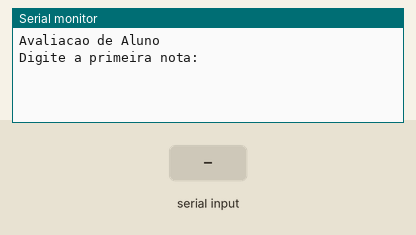
Recording of a sketch running on a simulated Arduino Uno, built with avr-gcc and run on an emulated ATmega328P. On the bench: the last lines printed to the serial monitor. The test bench sets the inputs (shaded band).

Above: at 1.2 s.
1.3 s: "90,45,200\n" received over Serial
At 1.8 s:
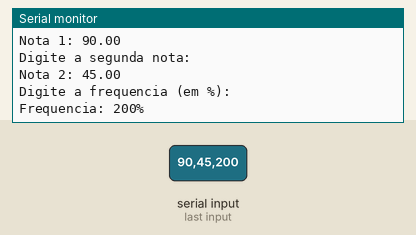
2.8 s: "30,150,10\n" received over Serial
At 6.7 s:
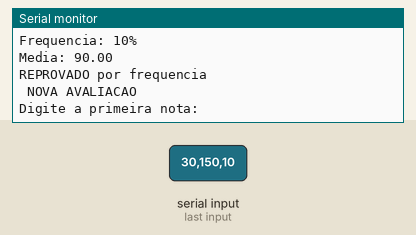
Timing chart, 0 to 8.2 s (numbered marks = the images above; inputs shaded):
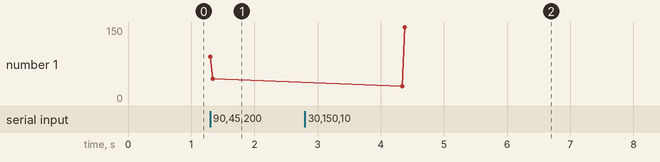

Measured:
- after the input at 1.3 s, the serial monitor: prints a new line at once (image 1)
- after the input at 2.8 s, the serial monitor: prints a new line after 1.5 s (image 2)

The sketch:

m_dia_e_frequencia_do_aluno1.ino
```cpp
float nota1, nota2, media;
int frequencia;

void setup() {
  Serial.begin(9600);
  Serial.println("Avaliacao de Aluno");
  Serial.println("Digite a primeira nota:");
}

void loop() {
  if (Serial.available()) {

    nota1 = Serial.parseFloat();
    Serial.print("Nota 1: ");
    Serial.println(nota1);

    Serial.println("Digite a segunda nota:");
    while (Serial.available() == 0) {}
    nota2 = Serial.parseFloat();
    Serial.print("Nota 2: ");
    Serial.println(nota2);


    media = (nota1 + nota2) / 2;


    Serial.println("Digite a frequencia (em %):");
    while (Serial.available() == 0) {}
    frequencia = Serial.parseInt();
    Serial.print("Frequencia: ");
    Serial.print(frequencia);
    Serial.println("%");

    delay(1000);

    Serial.print("Media: ");
    Serial.println(media);

    if (media == 10) {
      Serial.println("Parabens Nota maxima!");
    }

    if (media >= 6 && frequencia >= 75) {
      Serial.println("APROVADO");
    } else if (media < 6 && frequencia < 75) {
      Serial.println("REPROVADO por nota e frequencia");
    } else if (media < 6) {
      Serial.println("REPROVADO por nota");
    } else if (frequencia < 75) {
      Serial.println("REPROVADO por frequencia");
    }

    Serial.println(" NOVA AVALIACAO ");
    Serial.println("Digite a primeira nota:");

    delay(2000);
  }
}
```
